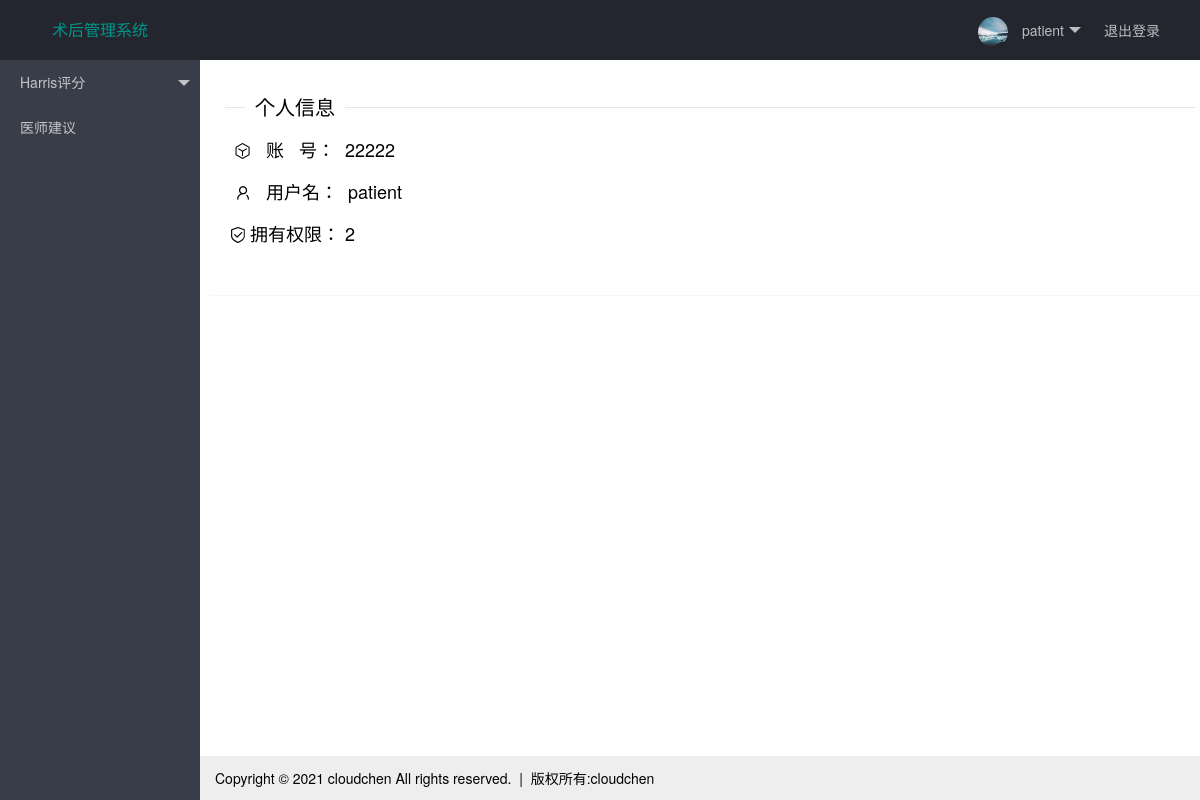
/user/22222 (signed in), run on an earlier commit of the app's database.
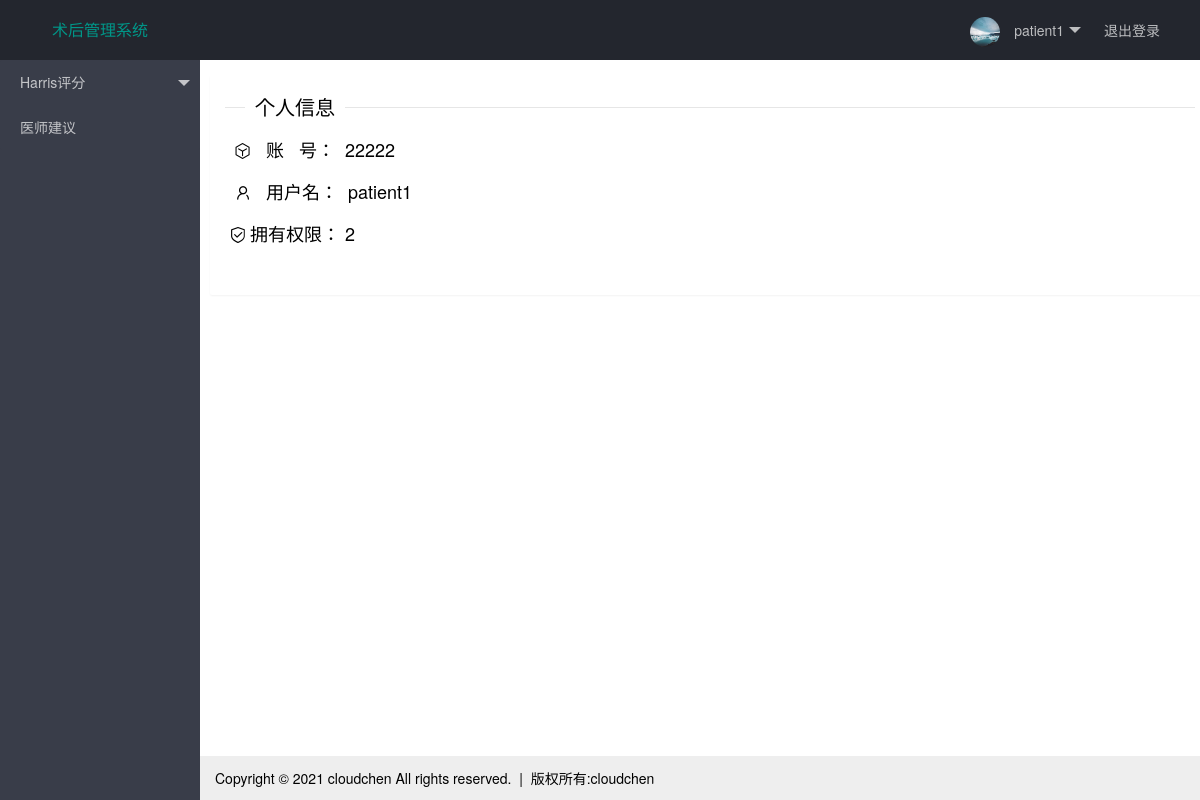
And on a later commit of the database.
### tables.py (models this page shows, shortened)
class Admin(UserMixin, db.Model):
    __tablename__ = 'admin'
    admin_id = db.Column(db.String(6), primary_key=True)
    admin_name = db.Column(db.String(32))
    password = db.Column(db.String(24))
    right = db.Column(db.String(32))
    harris_table =  db.relationship('HarrisScoreData',backref='user')
    advice_table = db.relationship('AdviceData',backref='user')

### main.py (the view)
@app.route('/user/<id>')
@login_required
def user_info(id):
    user = Admin.query.filter_by(admin_id=id).first()
    if user.right == '1':
        return render_template('doctor_user-info.html', user=user, name=session.get('name'))
    else:
        return render_template('patient_user-info.html', user=user, name=session.get('name'))

### main.py (called while the page is built)
@login_manager.user_loader
def load_user(admin_id):
    return Admin.query.get(int(admin_id))

### templates/patient_user-info.html (shortened to what this page needs)
{% extends 'index_patient.html' %}
{% block body %}
<fieldset class="layui-elem-field layui-field-title">
  <legend>个人信息</legend>
  <div class="layui-field-box" style="font-size: large;line-height: 40px;">
      <div class="layui-row">
          &nbsp;&nbsp;<i class="layui-icon">&#xe857;</i>&nbsp;&nbsp;&nbsp;账&nbsp;&nbsp;&nbsp;号：&nbsp;&nbsp;{{ user.admin_id }}
      </div>
      <div class="layui-row">
          &nbsp;&nbsp;<i class="layui-icon">&#xe66f;</i>&nbsp;&nbsp;&nbsp;用户名：&nbsp;&nbsp;{{ user.admin_name }}
      </div>
      <div class="layui-row">
          &nbsp;<i class="layui-icon">&#xe672;&nbsp;</i>拥有权限：&nbsp;{{ user.right }}
      </div>
  </div>
</fieldset>
{% endblock %}

### templates/index_patient.html (shortened to what this page needs)
<!DOCTYPE html>
<html>
<head>
  <link rel="stylesheet" href="../static/layui/css/layui.css">
</head>
<body class="layui-layout-body">
<div class="layui-layout layui-layout-admin">
  <div class="layui-header">
    <a href="{{ url_for('index_doctor') }}"><div class="layui-logo">术后管理系统</div></a>
    <ul class="layui-nav layui-layout-right">
      <li class="layui-nav-item">
        <a href="javascript:;">
          <img src="../static/icon.jpg" class="layui-nav-img">
          {{ name }}
        </a>
      </li>
      <li class="layui-nav-item"><a href="{{ url_for('logout') }}">退出登录</a></li>
    </ul>
  </div>
  <div class="layui-side layui-bg-black">
    <div class="layui-side-scroll">
      <ul class="layui-nav layui-nav-tree"  lay-filter="test">
        <li class="layui-nav-item">
          <a class="" href="javascript:;">Harris评分</a>
        </li>
        <li class="layui-nav-item">
          <a href="{{url_for('get_advice')}}">医师建议</a>
        </li>
      </ul>
    </div>
  </div>
  <div class="layui-body">
    <div class="layui-card layui-row layui-col-space10" style="margin:15px 10px;width:100%;">
        <div class="layui-card-body">
        {% block body %}
        {% endblock %}
        </div>
    </div>
  </div>
  <div class="layui-footer">
    Copyright © 2021 cloudchen All rights reserved.&nbsp;&nbsp;|&nbsp;&nbsp;版权所有:cloudchen
  </div>
</div>
</body>
</html>

What changed in the data, as far as the page shows it:
changed Admin id 22222: admin_name "patient" → "patient1"
